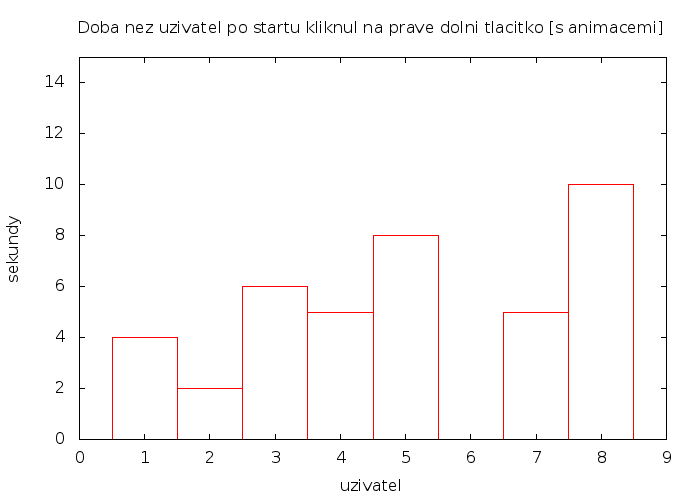

Source code (gnuplot):
set terminal png size 700,500

set output 'with_anim.png'
#set size 1.0,0.5
#set border 3

#set multiplot layout 3,1 columnsfirst
set nokey

set title "Doba nez uzivatel po startu kliknul na prave dolni tlacitko [s animacemi]"
set xlabel "uzivatel"
set ylabel "sekundy"
set yrange [0:15]
#set size 0.5,0.5
#set origin 0,0
#plot "with_anim.dat" smooth unique
#plot "with_anim.dat"
plot "with_anim.dat" using 1:2 with boxes

#set title "Zavislost prumerneho casu zpracovani jedne objednavky na delce behu vyroby"
#set xlabel "minuty (krok 3 mesice)"
#set ylabel "minuty"
#plot "exp1b.dat" smooth bezier
#
#set title "Prumerna doba, kterou objednavka stravi v jednotlivych zarizenich"
##set boxwidth 0.5
#set xlabel "% z celkove doby"
#unset ylabel
#set style fill solid
#plot "exp1c.dat" using 1:3:xtic(2) with boxes
##data.dat:
##0 label       100
##1 label2      450
##2 "bar label" 75
#
#unset multiplot

# vim: set ft=gnuplot:
